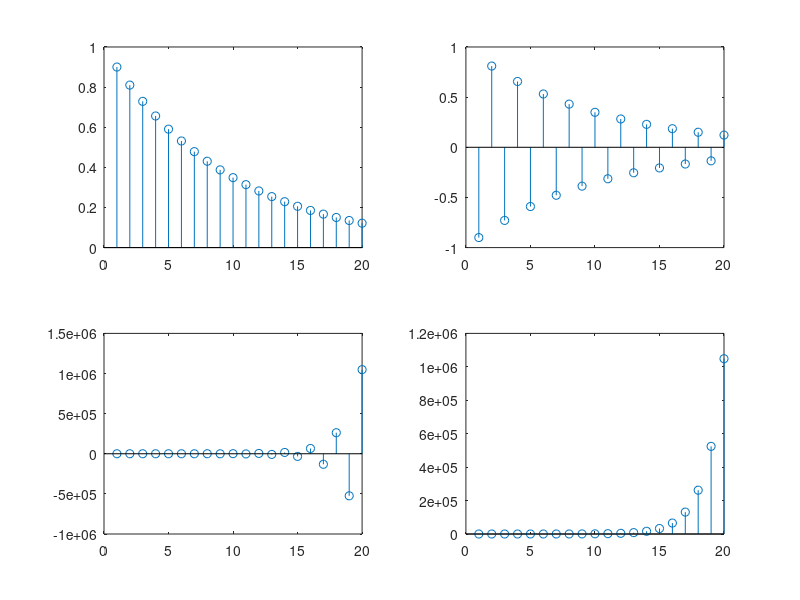

Recreate this plot in MATLAB.
clc;
close all;
clear;
n=1:20;
a1=0.9;
a2=-0.9;
a3=-2;
a4=2;

x1=a1.^n;
x2=a2.^n;
x3=a3.^n;
x4=a4.^n;

subplot(2,2,1);
stem(n,x1);

subplot(2,2,2);
stem(n,x2);

subplot(2,2,3);
stem(n,x3);

subplot(2,2,4);
stem(n,x4);
